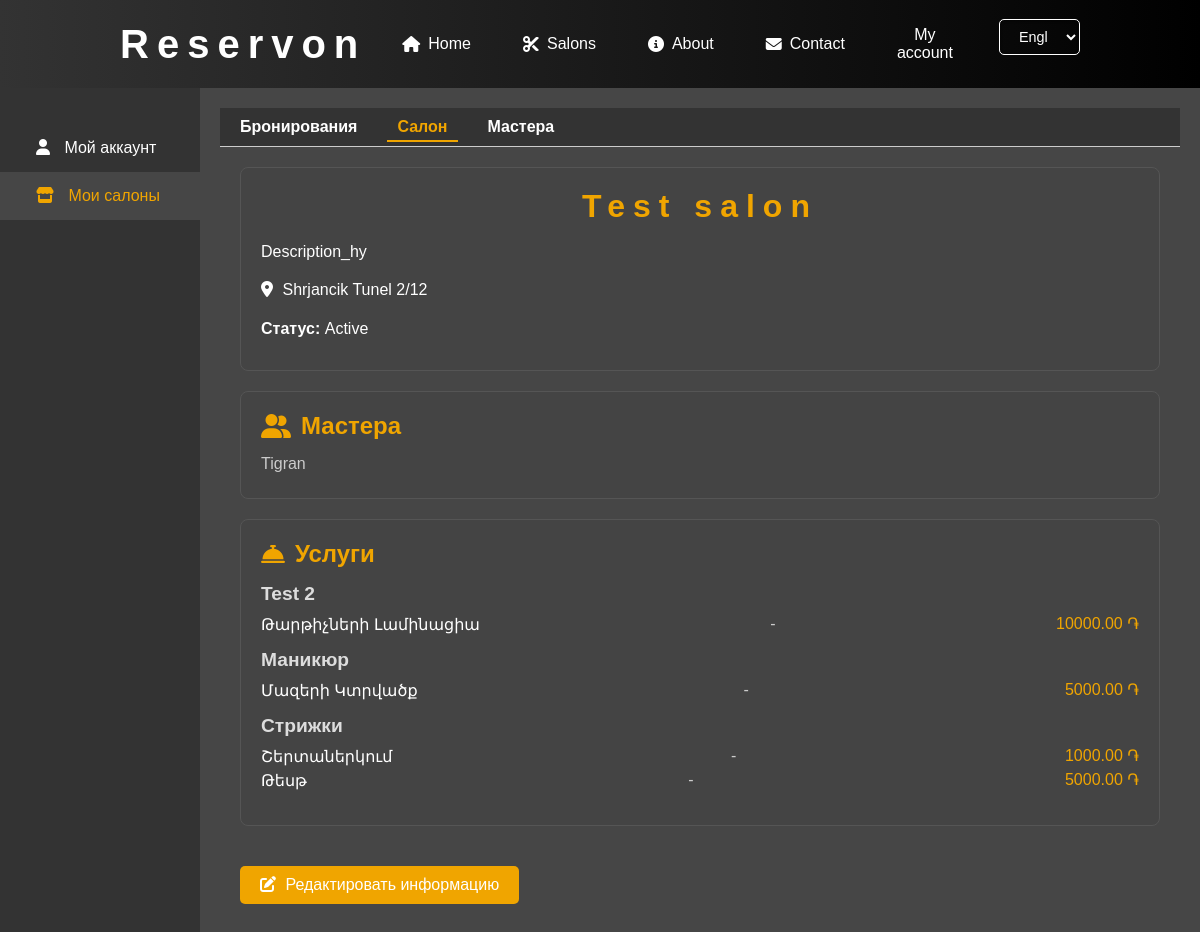
Page /user-account/ (signed in) on the committed database.
### salons/models.py (models this page shows, shortened)
class Salon(models.Model):
    admins = models.ManyToManyField(User, related_name='administered_salons', blank=True)
    STATUS_CHOICES = [
        ('new', 'New'),
        ('active', 'Active'),
        ('suspend', 'Suspend'),
        ('disable', 'Disable'),
    ]
    name = models.CharField('Salon name', max_length=50)
    logo = models.ImageField('Logo', upload_to='salon_logos/', blank=True, null=True)
    address = models.CharField('Address', max_length=100)
    coordinates = models.CharField('Coordinates', max_length=50, blank=True, null=True)
    default_duration = models.IntegerField('Default duration (minutes)', default=20)
    default_price = models.DecimalField('Default price', max_digits=15, decimal_places=0, default=2000)
    services_hy = models.CharField('Services_hy', max_length=100, blank=True, null=True)
    services_ru = models.CharField('Services_ru', max_length=100, blank=True, null=True)
    services_eng = models.CharField('Services_eng', max_length=100, blank=True, null=True)
    shortDescription_hy = models.CharField('Short description_hy', max_length=100, blank=True, null=True)
    shortDescription_ru = models.CharField('Short description_ru', max_length=100, blank=True, null=True)
    shortDescription_eng = models.CharField('Short description_eng', max_length=100, blank=True, null=True)
    description_hy = models.TextField('description_hy', blank=True)
    description_ru = models.TextField('description_ru', blank=True)
    description_eng = models.TextField('description_eng', blank=True)
    reservDays = models.IntegerField('Reserv days', default=9)
    status = models.CharField(
        max_length=10,
        choices=STATUS_CHOICES,
        default='new',
        verbose_name="Status"
    )
    class Meta:
        verbose_name = 'Salon'
        verbose_name_plural = 'Salons'

class Barber(models.Model):
    salon = models.ForeignKey(Salon, on_delete=models.CASCADE, related_name='barbers')
    user = models.OneToOneField(User, on_delete=models.SET_NULL, null=True, blank=True)
    name = models.CharField(max_length=100)
    avatar = models.ImageField(upload_to='salons/barbers', blank=True, null=True)
    description = models.TextField(blank=True, null=True)
    categories = models.ManyToManyField(ServiceCategory, related_name='barbers')  # Add this line

class Service(models.Model):
    STATUS_CHOICES = [
        ('active', 'Active'),
        ('suspend', 'Suspend'),
    ]
    name = models.CharField(max_length=100)
    image = models.ImageField(upload_to='salons/services', blank=True, null=True)
    price = models.DecimalField(max_digits=8, decimal_places=2)
    duration = models.DurationField()
    salon = models.ForeignKey(Salon, on_delete=models.CASCADE, related_name='services')
    category = models.ForeignKey(ServiceCategory, on_delete=models.SET_NULL, null=True, blank=True, related_name='services')
    status = models.CharField(
        max_length=10,
        choices=STATUS_CHOICES,
        default='active',
        verbose_name="Status"
    )

class ServiceCategory(models.Model):
    name = models.CharField(max_length=100, unique=True)  # Название категории
    default_duration = models.IntegerField('Default duration (minutes)', default=15)

### user_account/views.py (the view)
# urls.py: path('', views.account_dashboard, name='account_dashboard'),
@login_required
def account_dashboard(request):
    user = request.user
    salons = user.administered_salons.all()
    salon_id = request.GET.get('salon_id')
    if salon_id:
        selected_salon = get_object_or_404(Salon, id=salon_id, admins=user)
    else:
        selected_salon = salons.first() if salons.exists() else None
    categories_with_services = []
    if selected_salon:
        services = selected_salon.services.select_related('category').all()
        category_services = defaultdict(list)
        for service in services:
            category_name = service.category.name if service.category else 'Без категории'
            category_services[category_name].append(service)
        categories_with_services = sorted(category_services.items())
    context = {
        'salons': salons,
        'selected_salon': selected_salon,
        'categories_with_services': categories_with_services,
        'currency_symbol': '֏',
        'active_menu': 'salon',
        'active_sidebar': 'salons',
    }
    return render(request, 'user_account/dashboard.html', context)

### user_account/templates/user_account/dashboard.html
{% extends "user_account/account_base.html" %}
{% load static %}
{% block page_content %}
<div class="salon-content">
    {% if selected_salon %}
        <div class="card">
            <h1 class="card-title">{{ selected_salon.name }}</h1>
            <div class="card-body">
                <p class="salon-description">{{ selected_salon.description_hy|default:"Описание не указано" }}</p>
                <p class="salon-address"><i class="fas fa-map-marker-alt"></i> {{ selected_salon.address }}</p>
                <p class="salon-status"><strong>Статус:</strong> {{ selected_salon.get_status_display }}</p>
            </div>
        </div>
        <a href="{% url 'user_account:salon_masters' %}" class="card card-link">
            <h2 class="card-subtitle"><i class="fas fa-user-friends"></i> Мастера</h2>
            <div class="card-body">
                {% if selected_salon.barbers.all %}
                    <ul class="barbers-list">
                        {% for barber in selected_salon.barbers.all %}
                            <li>{{ barber.name }}</li>
                        {% empty %}
                            <li>Нет мастеров.</li>
                        {% endfor %}
                    </ul>
                {% else %}
                    <p>Нет мастеров.</p>
                {% endif %}
            </div>
        </a>
        <div class="card">
            <h2 class="card-subtitle"><i class="fas fa-concierge-bell"></i> Услуги</h2>
            <div class="card-body">
                {% if categories_with_services %}
                    {% for category_name, services in categories_with_services %}
                        <div class="service-category">
                            <h3 class="service-category-title">{{ category_name }}</h3>
                            <ul class="services-list">
                                {% for service in services %}
                                    <li>
                                        <span class="service-name">{{ service.name }}</span>
                                        - <span class="service-price">{{ service.price }} {{ currency_symbol }}</span>
                                    </li>
                                {% endfor %}
                            </ul>
                        </div>
                    {% endfor %}
                {% else %}
                    <p>Нет услуг.</p>
                {% endif %}
            </div>
        </div>
        <a href="#" class="edit-button"><i class="fas fa-edit"></i> Редактировать информацию</a>
    {% else %}
        <p>У вас нет салонов.</p>
    {% endif %}
</div>
{% endblock %}

### main/static/main/css/main.css (style rules this page uses)
body { background-color: #000; color: #fff; font-family: 'Helvetica Neue', Helvetica, Arial, sans-serif; margin: 0; padding: 0; }
* { box-sizing: border-box; }
h1 { font-family: Moderne Sans, sans-serif; text-align: center; font-size: 2rem; width: 100%; letter-spacing: .5rem; margin-bottom: 20px; }

### user_account/static/user_account/css/unified.css (style rules this page uses)
body { background-color: #333; color: #fff; font-family: 'Arial', sans-serif; margin: 0; padding: 0; }
h1, h2, h3, h4 { color: #fff; margin-bottom: 15px; }
a { color: rgb(240,165,0); text-decoration: none; }

### user_account/static/user_account/css/dashboard.css (style rules this page uses)
.card { background-color: #444; border-radius: 8px; padding: 20px; margin-bottom: 20px; border: 1px solid #555; transition: transform 0.3s, box-shadow 0.3s; }
.card-title { font-size: 2em; margin: 0 0 10px; color: rgb(240,165,0); word-wrap: break-word; }
.card-subtitle { font-size: 1.5em; margin: 0 0 15px; color: rgb(240,165,0); display: flex; align-items: center; }
.card-subtitle i { margin-right: 10px; }
.card-body p { margin-bottom: 10px; font-size: 1rem; line-height: 1.4; color: #fff; }
.card-body ul { list-style-type: none; padding-left: 0; margin: 0; }
.card-body li { margin: 5px 0; font-size: 1rem; color: #ccc; }
.salon-description { margin-bottom: 15px; }
.salon-address i { margin-right: 5px; }
.barbers-list li { color: #ccc; }
.service-category { margin-bottom: 15px; }
.service-category-title { margin: 10px 0; font-size: 1.2rem; color: #ddd; }
.services-list li { display: flex; justify-content: space-between; font-size: 1rem; color: #ccc; }
.services-list .service-name { color: #fff; margin-right: 10px; }
.services-list .service-price { color: rgb(240,165,0); }
.edit-button { display: inline-block; margin-top: 20px; padding: 10px 20px; background-color: rgb(240,165,0); color: white; text-decoration: none; border-radius: 5px; transition: background-color 0.3s; }
.edit-button i { margin-right: 5px; }
.card-link { text-decoration: none; color: inherit; display: block; }

### user_account/static/user_account/css/edit_booking.css (style rules this page uses)
:root { --primary-color: #009bff; --primary-hover: #006bb3; --secondary-color: #f0a500; --secondary-hover: #dc9100; --danger-color: #c80000; --danger-hover: #aa0000; --background-color: #333333; --background-hover: #3c3c3c; --card-background: #333333; --card-hover-background: #3c3c3c; --text-color: #ffffff; --text-muted: #cccccc; --border-color: #c8c8c8; --shadow-color: rgba(0, 0, 0, 0.3); --shadow-hover-color: rgba(0, 0, 0, 0.5); --input-background: #464646; --input-border: #c8c8c8; }

### rows in the picture
Salon: name "Test salon", description_hy "Description_hy", address "Shrjancik Tunel 2/12", status "Active"
Barber: name "Tigran"
Service: name "Test 2", name "Թարթիչների Լամինացիա", price "10000.00", currency_symbol "֏"
Service: name "Маникюр", name "Մազերի Կտրվածք", price "5000.00", currency_symbol "֏"
Service: name "Стрижки", name "Շերտաներկում", price "1000.00", currency_symbol "֏"
Service: name "Թեսթ", price "5000.00", currency_symbol "֏"

### other values in the picture
form field language "English"
